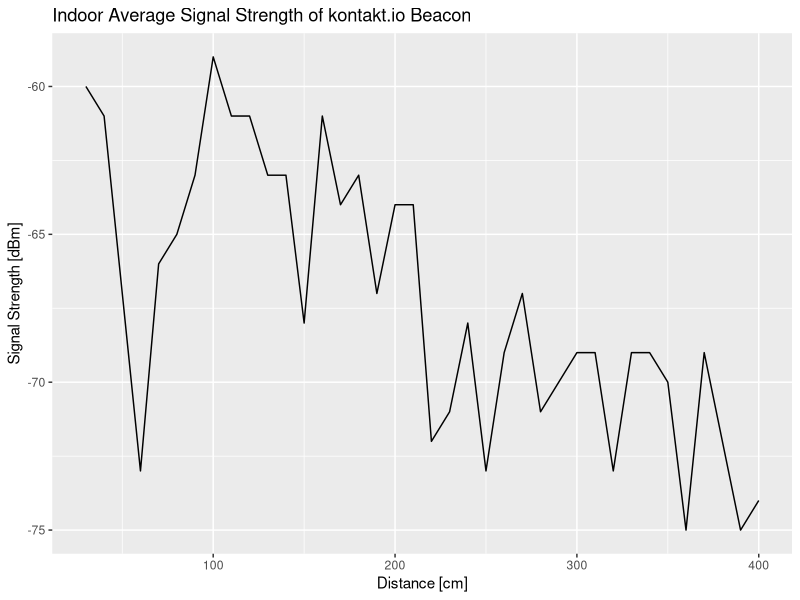
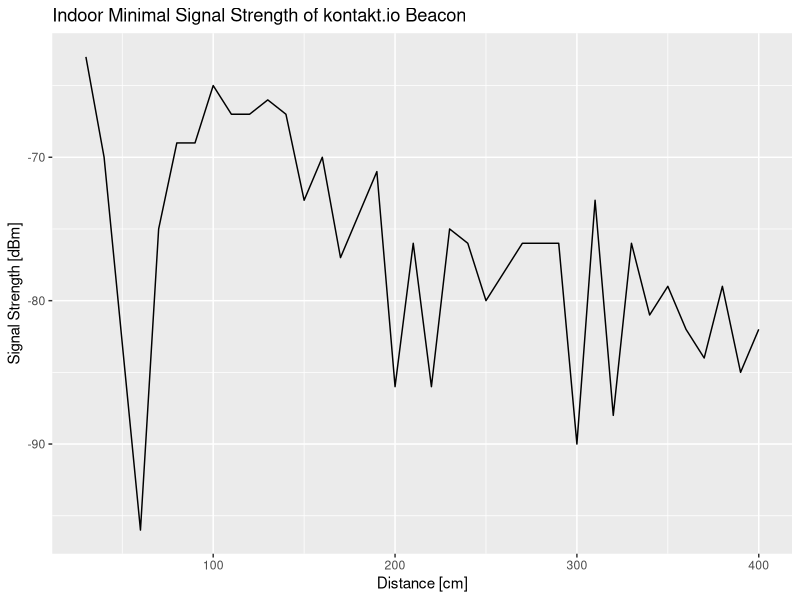
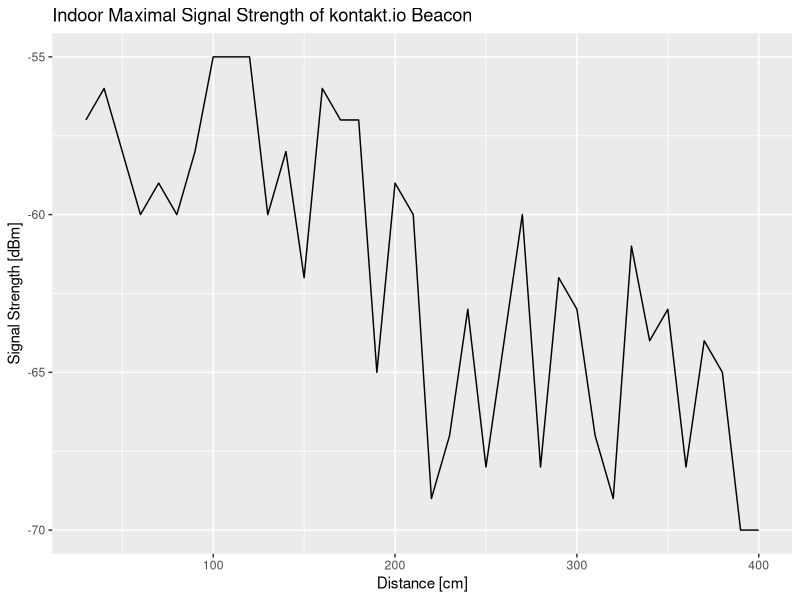
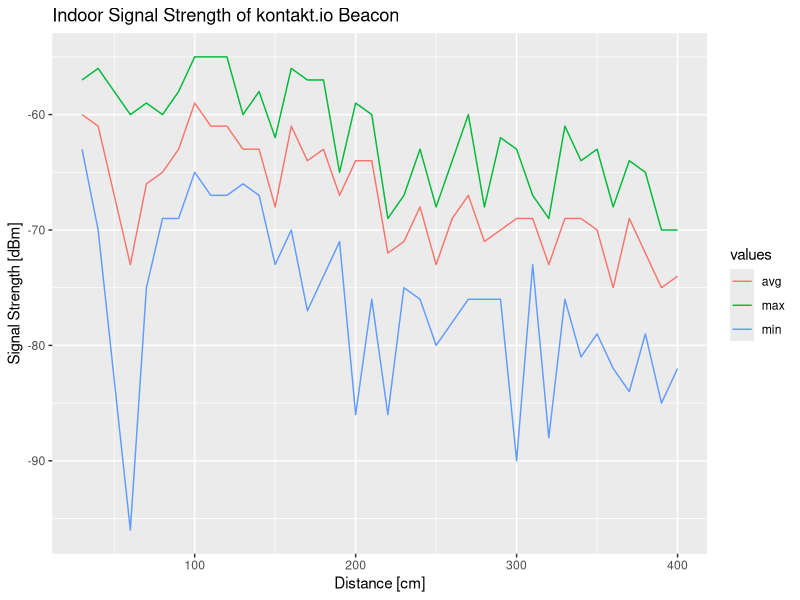

Write R code to recreate these figures, in order.
library(ggplot2)

#avgData <- c(-60, -61, -67, -73, -66, -65, -63, -59, -61)
#minData <- c(-63, -70, -83, -96, -75, -69, -69, -65, -67)
#maxData <- c(-57, -56, -58, -60, -59, -60, -58, -55, -55)

data <- read.csv(file='DataiPhone5.csv', head=TRUE, sep=';')

pdf(file="avgiphone5.pdf", onefile=TRUE, pagecentre=TRUE, width=12, height=6)

print(
	ggplot(data = data, aes(x=distance, y=avg_signalstrength)) + geom_line() + ylab("Signal Strength [dBm]") + xlab("Distance [cm]") + ggtitle("Indoor Average Signal Strength of kontakt.io Beacon")
)
	
pdf(file="miniphone5.pdf", onefile=TRUE, pagecentre=TRUE, width=12, height=6)
print(
	ggplot(data = data, aes(x=distance, y=min_signalstrength)) + geom_line() + ylab("Signal Strength [dBm]") + xlab("Distance [cm]") + ggtitle("Indoor Minimal Signal Strength of kontakt.io Beacon")
)

pdf(file="maxiphone5.pdf", onefile=TRUE, pagecentre=TRUE, width=12, height=6)
print(
	ggplot(data = data, aes(x=distance, y=max_signalstrength)) + geom_line() + ylab("Signal Strength [dBm]") + xlab("Distance [cm]") + ggtitle("Indoor Maximal Signal Strength of kontakt.io Beacon")
)


pdf(file="alliphone5.pdf", onefile=TRUE, pagecentre=TRUE, width=12, height=6)
print(
	ggplot(data = data, aes(x=distance, y=value)) + geom_line(aes(y=avg_signalstrength, col = 'avg')) + geom_line(aes(y=min_signalstrength, col = 'min')) + geom_line(aes(y=max_signalstrength, col = 'max'))   + ylab("Signal Strength [dBm]") + xlab("Distance [cm]") + ggtitle("Indoor Signal Strength of kontakt.io Beacon") + labs(colour = "values")
)